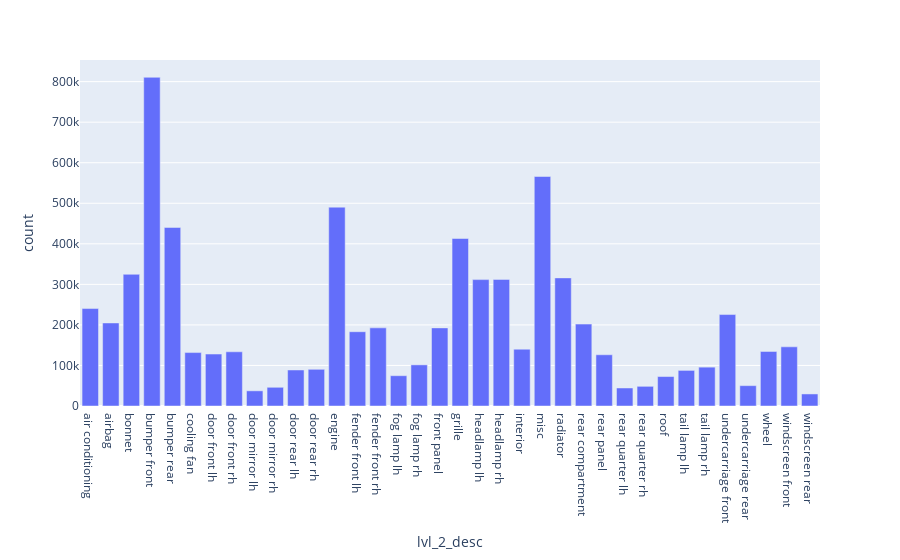

Notebook source saved alongside this figure:
### Code cell
import plotly.express as px
px.bar(lvl2LabelDistribDf, x="lvl_2_desc", y="count")

### Figure 1 — Plotly figure (JSON) as saved in the notebook; plotly's stock layout.template omitted (floating-point values rounded to 4 significant figures)
{"data": [{"alignmentgroup": "True", "hovertemplate": "lvl_2_desc=%{x}<br>count=%{y}<extra></extra>", "legendgroup": "", "marker": {"color": "#636efa", "pattern": {"shape": ""}}, "name": "", "offsetgroup": "", "orientation": "v", "showlegend": false, "textposition": "auto", "type": "bar", "x": ["air conditioning", "airbag", "bonnet", "bumper front", "bumper rear", "cooling fan", "door front lh", "door front rh", "door mirror lh", "door mirror rh", "door rear lh", "door rear rh", "engine", "fender front lh", "fender front rh", "fog lamp lh", "fog lamp rh", "front panel", "grille", "headlamp lh", "headlamp rh", "interior", "misc", "radiator", "rear compartment", "rear panel", "rear quarter lh", "rear quarter rh", "roof", "tail lamp lh", "tail lamp rh", "undercarriage front", "undercarriage rear", "wheel", "windscreen front", "windscreen rear"], "xaxis": "x", "y": [240315, 204838, 324802, 810698, 440404, 131778, 128132, 133701, 37432, 46138, 88811, 90514, 490427, 183227, 192720, 74739, 101438, 192671, 413120, 311735, 312234, 140120, 566027, 315962, 202047, 126360, 44421, 48529, 72664, 87804, 95808, 225532, 50198, 134582, 145905, 29715], "yaxis": "y"}], "layout": {"barmode": "relative", "legend": {"tracegroupgap": 0}, "margin": {"t": 60}, "xaxis": {"anchor": "y", "domain": [0, 1], "title": {"text": "lvl_2_desc"}}, "yaxis": {"anchor": "x", "domain": [0, 1], "title": {"text": "count"}}}}
